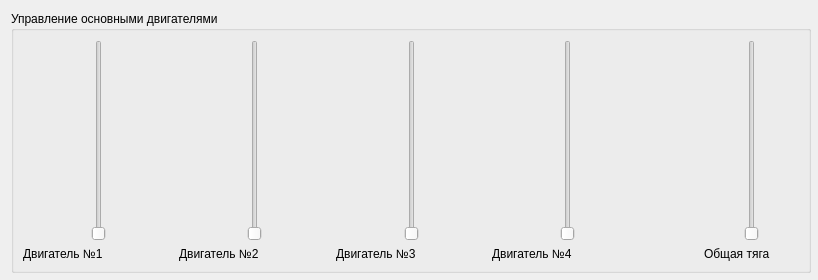
<?xml version="1.0" encoding="UTF-8"?>
<ui version="4.0">
 <class>Form</class>
 <widget class="QWidget" name="Form">
  <property name="geometry">
   <rect>
    <x>0</x>
    <y>0</y>
    <width>818</width>
    <height>280</height>
   </rect>
  </property>
  <property name="minimumSize">
   <size>
    <width>818</width>
    <height>280</height>
   </size>
  </property>
  <property name="maximumSize">
   <size>
    <width>818</width>
    <height>280</height>
   </size>
  </property>
  <property name="tabletTracking">
   <bool>true</bool>
  </property>
  <property name="windowTitle">
   <string>Form</string>
  </property>
  <layout class="QVBoxLayout" name="verticalLayout_6">
   <item>
    <widget class="QGroupBox" name="groupBox">
     <property name="minimumSize">
      <size>
       <width>800</width>
       <height>262</height>
      </size>
     </property>
     <property name="maximumSize">
      <size>
       <width>800</width>
       <height>262</height>
      </size>
     </property>
     <property name="title">
      <string>Управление основными двигателями</string>
     </property>
     <layout class="QHBoxLayout" name="horizontalLayout_9">
      <item>
       <layout class="QHBoxLayout" name="horizontalLayout_7">
        <item>
         <layout class="QVBoxLayout" name="verticalLayout_4">
          <item>
           <layout class="QHBoxLayout" name="horizontalLayout_4">
            <item>
             <spacer name="horizontalSpacer_7">
              <property name="orientation">
               <enum>Qt::Orientation::Horizontal</enum>
              </property>
              <property name="sizeHint" stdset="0">
               <size>
                <width>40</width>
                <height>20</height>
               </size>
              </property>
             </spacer>
            </item>
            <item>
             <widget class="QSlider" name="verticalSlider_Engine1">
              <property name="orientation">
               <enum>Qt::Orientation::Vertical</enum>
              </property>
              <property name="tickPosition">
               <enum>QSlider::TickPosition::NoTicks</enum>
              </property>
             </widget>
            </item>
            <item>
             <spacer name="horizontalSpacer_8">
              <property name="orientation">
               <enum>Qt::Orientation::Horizontal</enum>
              </property>
              <property name="sizeHint" stdset="0">
               <size>
                <width>40</width>
                <height>20</height>
               </size>
              </property>
             </spacer>
            </item>
           </layout>
          </item>
          <item>
           <widget class="QLabel" name="label_4">
            <property name="text">
             <string>Двигатель №1</string>
            </property>
            <property name="alignment">
             <set>Qt::AlignmentFlag::AlignLeading|Qt::AlignmentFlag::AlignLeft|Qt::AlignmentFlag::AlignVCenter</set>
            </property>
           </widget>
          </item>
         </layout>
        </item>
        <item>
         <layout class="QVBoxLayout" name="verticalLayout_5">
          <item>
           <layout class="QHBoxLayout" name="horizontalLayout_5">
            <item>
             <spacer name="horizontalSpacer_9">
              <property name="orientation">
               <enum>Qt::Orientation::Horizontal</enum>
              </property>
              <property name="sizeHint" stdset="0">
               <size>
                <width>40</width>
                <height>20</height>
               </size>
              </property>
             </spacer>
            </item>
            <item>
             <widget class="QSlider" name="verticalSlider_Engine2">
              <property name="orientation">
               <enum>Qt::Orientation::Vertical</enum>
              </property>
              <property name="tickPosition">
               <enum>QSlider::TickPosition::NoTicks</enum>
              </property>
             </widget>
            </item>
            <item>
             <spacer name="horizontalSpacer_10">
              <property name="orientation">
               <enum>Qt::Orientation::Horizontal</enum>
              </property>
              <property name="sizeHint" stdset="0">
               <size>
                <width>40</width>
                <height>20</height>
               </size>
              </property>
             </spacer>
            </item>
           </layout>
          </item>
          <item>
           <widget class="QLabel" name="label_5">
            <property name="text">
             <string>Двигатель №2</string>
            </property>
            <property name="alignment">
             <set>Qt::AlignmentFlag::AlignLeading|Qt::AlignmentFlag::AlignLeft|Qt::AlignmentFlag::AlignVCenter</set>
            </property>
           </widget>
          </item>
         </layout>
        </item>
        <item>
         <layout class="QVBoxLayout" name="verticalLayout">
          <item>
           <layout class="QHBoxLayout" name="horizontalLayout">
            <item>
             <spacer name="horizontalSpacer">
              <property name="orientation">
               <enum>Qt::Orientation::Horizontal</enum>
              </property>
              <property name="sizeHint" stdset="0">
               <size>
                <width>40</width>
                <height>20</height>
               </size>
              </property>
             </spacer>
            </item>
            <item>
             <widget class="QSlider" name="verticalSlider_Engine3">
              <property name="orientation">
               <enum>Qt::Orientation::Vertical</enum>
              </property>
              <property name="tickPosition">
               <enum>QSlider::TickPosition::NoTicks</enum>
              </property>
             </widget>
            </item>
            <item>
             <spacer name="horizontalSpacer_3">
              <property name="orientation">
               <enum>Qt::Orientation::Horizontal</enum>
              </property>
              <property name="sizeHint" stdset="0">
               <size>
                <width>40</width>
                <height>20</height>
               </size>
              </property>
             </spacer>
            </item>
           </layout>
          </item>
          <item>
           <widget class="QLabel" name="label">
            <property name="text">
             <string>Двигатель №3</string>
            </property>
            <property name="alignment">
             <set>Qt::AlignmentFlag::AlignLeading|Qt::AlignmentFlag::AlignLeft|Qt::AlignmentFlag::AlignVCenter</set>
            </property>
           </widget>
          </item>
         </layout>
        </item>
        <item>
         <layout class="QVBoxLayout" name="verticalLayout_2">
          <item>
           <layout class="QHBoxLayout" name="horizontalLayout_2">
            <item>
             <spacer name="horizontalSpacer_2">
              <property name="orientation">
               <enum>Qt::Orientation::Horizontal</enum>
              </property>
              <property name="sizeHint" stdset="0">
               <size>
                <width>40</width>
                <height>20</height>
               </size>
              </property>
             </spacer>
            </item>
            <item>
             <widget class="QSlider" name="verticalSlider_Engine4">
              <property name="orientation">
               <enum>Qt::Orientation::Vertical</enum>
              </property>
              <property name="tickPosition">
               <enum>QSlider::TickPosition::NoTicks</enum>
              </property>
             </widget>
            </item>
            <item>
             <spacer name="horizontalSpacer_4">
              <property name="orientation">
               <enum>Qt::Orientation::Horizontal</enum>
              </property>
              <property name="sizeHint" stdset="0">
               <size>
                <width>40</width>
                <height>20</height>
               </size>
              </property>
             </spacer>
            </item>
           </layout>
          </item>
          <item>
           <widget class="QLabel" name="label_2">
            <property name="text">
             <string>Двигатель №4</string>
            </property>
            <property name="alignment">
             <set>Qt::AlignmentFlag::AlignLeading|Qt::AlignmentFlag::AlignLeft|Qt::AlignmentFlag::AlignVCenter</set>
            </property>
           </widget>
          </item>
         </layout>
        </item>
        <item>
         <layout class="QHBoxLayout" name="horizontalLayout_6">
          <item>
           <spacer name="horizontalSpacer_11">
            <property name="orientation">
             <enum>Qt::Orientation::Horizontal</enum>
            </property>
            <property name="sizeHint" stdset="0">
             <size>
              <width>50</width>
              <height>20</height>
             </size>
            </property>
           </spacer>
          </item>
          <item>
           <layout class="QVBoxLayout" name="verticalLayout_3">
            <item>
             <layout class="QHBoxLayout" name="horizontalLayout_3">
              <item>
               <spacer name="horizontalSpacer_5">
                <property name="orientation">
                 <enum>Qt::Orientation::Horizontal</enum>
                </property>
                <property name="sizeHint" stdset="0">
                 <size>
                  <width>40</width>
                  <height>20</height>
                 </size>
                </property>
               </spacer>
              </item>
              <item>
               <widget class="QSlider" name="verticalSlider_TotalThrust">
                <property name="orientation">
                 <enum>Qt::Orientation::Vertical</enum>
                </property>
                <property name="tickPosition">
                 <enum>QSlider::TickPosition::NoTicks</enum>
                </property>
               </widget>
              </item>
              <item>
               <spacer name="horizontalSpacer_6">
                <property name="orientation">
                 <enum>Qt::Orientation::Horizontal</enum>
                </property>
                <property name="sizeHint" stdset="0">
                 <size>
                  <width>40</width>
                  <height>20</height>
                 </size>
                </property>
               </spacer>
              </item>
             </layout>
            </item>
            <item>
             <widget class="QLabel" name="label_3">
              <property name="text">
               <string>Общая тяга</string>
              </property>
              <property name="alignment">
               <set>Qt::AlignmentFlag::AlignLeading|Qt::AlignmentFlag::AlignLeft|Qt::AlignmentFlag::AlignVCenter</set>
              </property>
             </widget>
            </item>
           </layout>
          </item>
         </layout>
        </item>
       </layout>
      </item>
     </layout>
    </widget>
   </item>
  </layout>
 </widget>
 <resources/>
 <connections/>
</ui>
